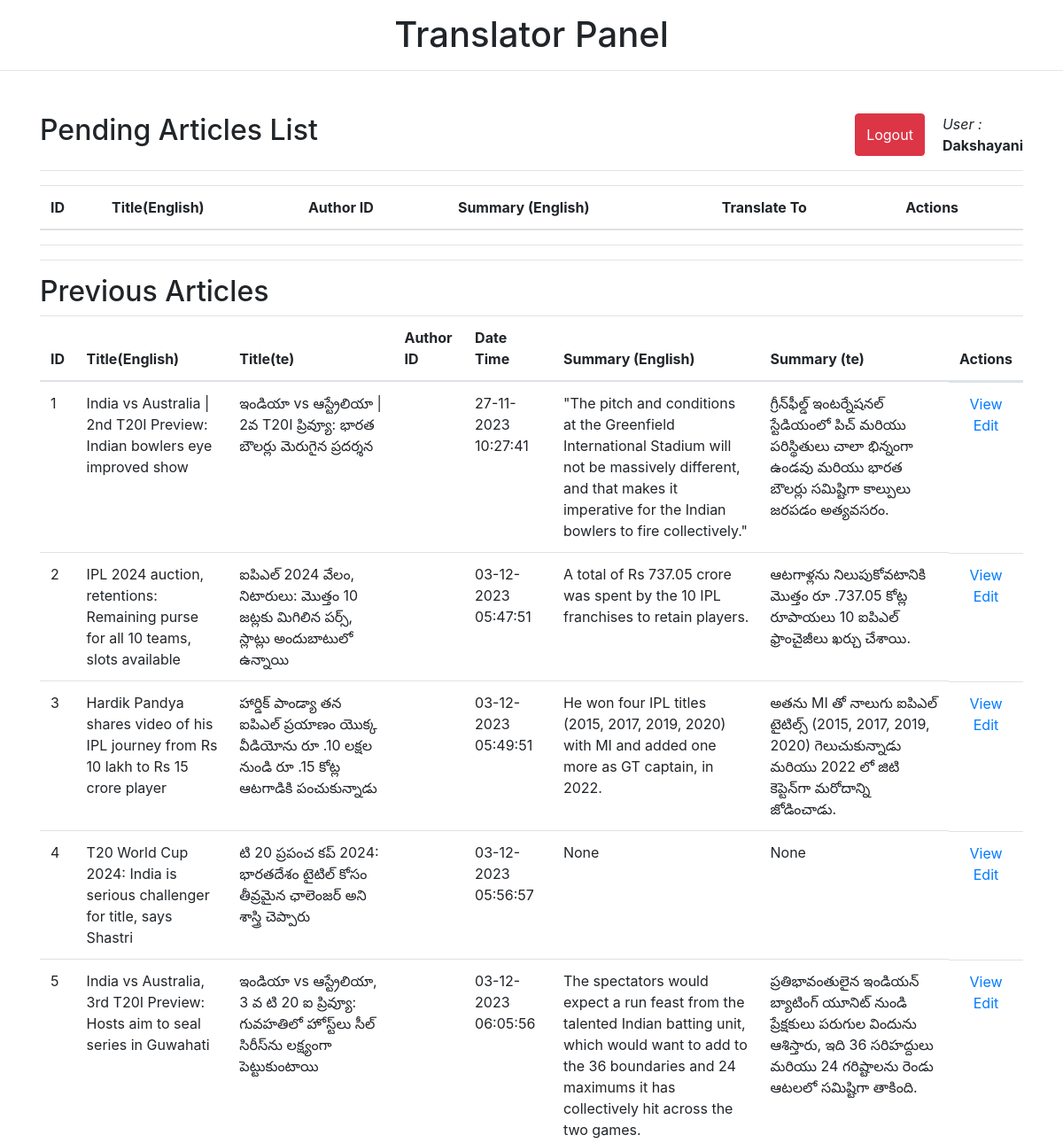
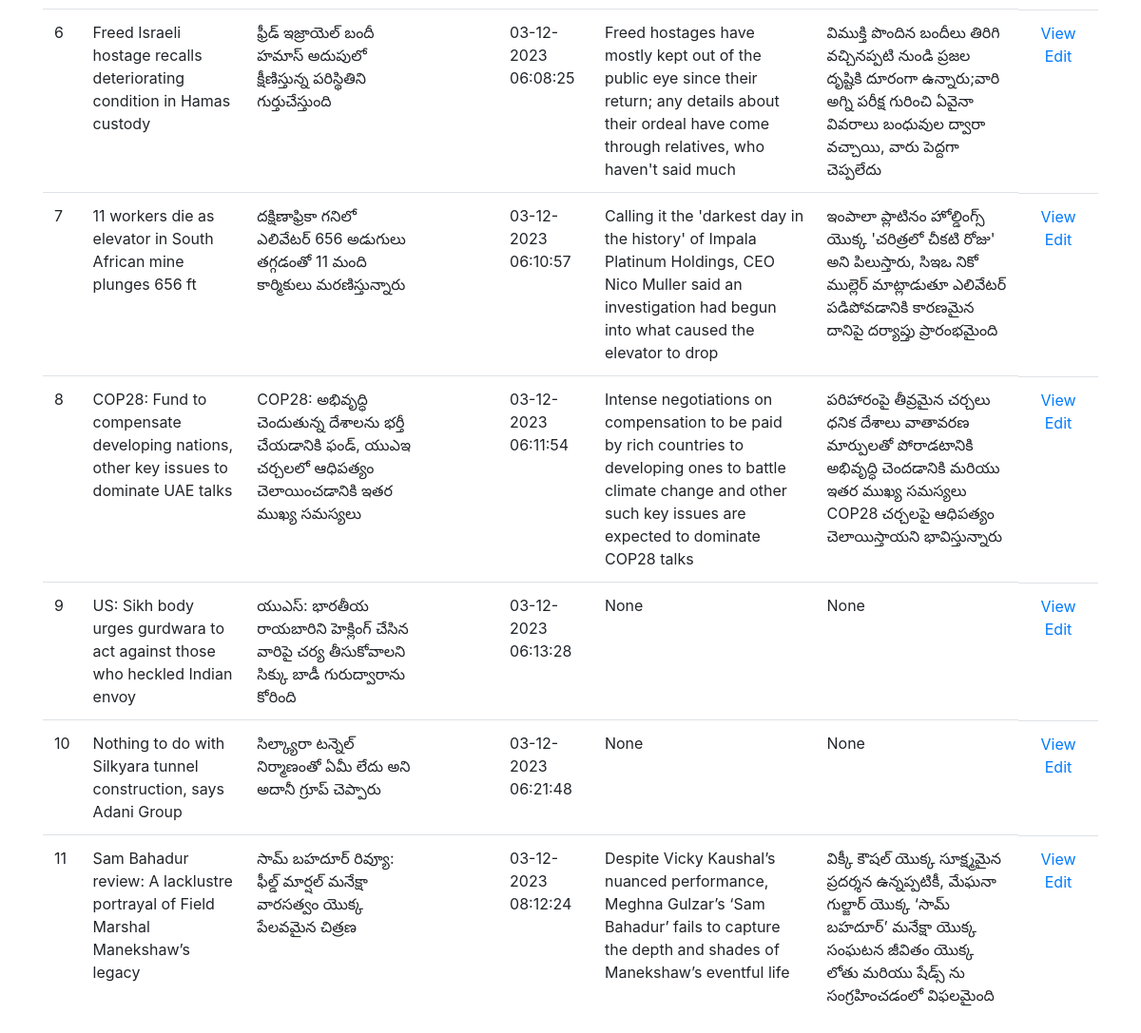
/admin (signed in), run on the app's committed database (2 pictures, top to bottom).
### app.py (models this page shows)
class Article(db.Model):
    article_id = db.Column(db.Integer, primary_key=True, autoincrement=True)
    title_en = db.Column(db.String(1200))
    title_hi = db.Column(db.String(1200))
    title_ta = db.Column(db.String(1200))
    title_te = db.Column(db.String(1200))
    author_id = db.Column(db.Integer, db.ForeignKey('author.author_id'))
    date_time = db.Column(db.DateTime, default=datetime.utcnow)
    summary_en = db.Column(db.Text)
    summary_hi = db.Column(db.Text)
    summary_ta = db.Column(db.Text)
    summary_te = db.Column(db.Text)
    main_img_url = db.Column(db.Text)
    content_en = db.Column(db.Text)
    content_te = db.Column(db.Text)
    content_ta = db.Column(db.Text)
    content_hi = db.Column(db.Text)
    translator_te_userid = db.Column(db.Integer, db.ForeignKey('user.id'))
    translator_hi_userid = db.Column(db.Integer, db.ForeignKey('user.id'))
    translator_ta_userid = db.Column(db.Integer, db.ForeignKey('user.id'))
    translator_te_user = db.relationship('User', foreign_keys=[translator_te_userid])
    translator_hi_user = db.relationship('User', foreign_keys=[translator_hi_userid])
    translator_ta_user = db.relationship('User', foreign_keys=[translator_ta_userid])

### app.py (the view)
@app.route("/admin")
def serve_adminpanel():
    if 'user_id' in session:
        user_id = session['user_id']
        if user_id == 1001:
            articles = Article.query.with_entities(Article.article_id, Article.title_en, Article.author_id, Article.date_time, Article.main_img_url, Article.summary_en).all()
            return render_template('admin_panel.html', title="Admin Panel", articles=articles, user=session['username'])
        else:
            match user_id:
                case 1002:
                    language = 'ta'
                case 1003:
                    language = 'te'
                case 1004:
                    language = 'hi'
                case _:
                    language = 'en'
            userid_column = getattr(Article, f"translator_{language}_userid")
            title_column = getattr(Article, f"title_{language}")
            summary_column = getattr(Article, f"summary_{language}")
            content_column = getattr(Article, f"content_{language}")
            articles = Article.query.with_entities(Article.article_id, Article.title_en, Article.date_time, Article.summary_en,title_column, summary_column, content_column).filter(userid_column == user_id).all()
            return render_template('translator_panel.html', articles=articles, user=session['username'], language=language)
    else:
        return redirect(url_for('login'))

### templates/translator_panel.html (shortened to what this page needs)
<!DOCTYPE html>
<html lang="en">
<head>
    <link rel="stylesheet" href="https://cdn.jsdelivr.net/npm/bootstrap@4.1.3/dist/css/bootstrap.min.css"></head>
<body>
    <h1 id="panel-name">Translator Panel</h1>
    <hr>
    <div class="container mt-5">
        <div id="heading-cont">
            <div id="heading-left-cont">
                <h2 class="">Pending Articles List</h2>
            </div>
            <div id="heading-right-cont">
                <button id="logout_btn" onclick="location.href='/admin/logout'" type="button" class="btn btn-danger">Logout</button>
                <div id="user-details-wrapper">
                    <div><em>User : </em></div>
                    <div><strong>{{user}}</strong></div>
                </div>
            </div>
        </div>
        <hr>
        <table class="table table-hover" id="pending-table">
            <thead>
                <tr>
                    <th scope="col">ID</th>
                    <th scope="col">Title(English)</th>
                    <th scope="col">Author ID</th>
                    <th scope="col">Summary (English)</th>
                    <th scope="col">Translate To</th>
                    <th scope="col">Actions</th>
                </tr>
            </thead>
        </table>
        <hr>
        <hr>
        <h2 class="">Previous Articles</h2>
        <table class="table table-hover" id="already-done-table">
            <thead>
                <tr>
                    <th scope="col">ID</th>
                    <th scope="col">Title(English)</th>
                    <th scope="col">Title({{language}})</th>
                    <th scope="col">Author ID</th>
                    <th scope="col">Date Time</th>
                    <th scope="col">Summary (English)</th>
                    <th scope="col">Summary ({{language}})</th>
                    <th scope="col">Actions</th>
                </tr>
            </thead>
            <tbody>
                {% for article in articles %}
                <tr>
                    <td scope="row">{{ article.article_id }}</td>
                    <td>{{ article.title_en }}</td>
                    <td>{{ article['title_'+language] }}</td>
                    <td>{{ article.author_id }}</td>
                    <td>{{ article.date_time.strftime('%d-%m-%Y %H:%M:%S') }}</td>
                    <td>{{ article.summary_en }}</td>
                    <td>{{ article['summary_'+language] }}</td>
                    <td class="actions-col">
                        <a id="view_btn" href='/{{language}}/article/{{ article.article_id }}'  class="link-primary">View</a>
                        <a id="edit_btn" href='/admin/{{ article.article_id }}/translate/{{language}}'  class="link-primary">Edit</a>
                    </td>
                </tr>
                {% endfor %}
            </tbody>
        </table>
    </div>
</body>
</html>

### templates/translator_panel.html (style rules this page uses)
#panel-name { margin-top: 15px; text-align: center; }
#heading-cont { display: flex; justify-content: space-between; gap: 20px; margin-bottom: 15px; }
#heading-right-cont { display: flex; gap: 20px; }
#heading-left-cont { flex-grow: 1; display: flex; justify-content: space-between; }
#user-details-wrapper { display: flex; flex-direction: column; }
.actions-col { text-align: center; display: flex; flex-direction: column; }

### data on the page
Article: article_id "1", title_en "India vs Australia | 2nd T20I Preview: Indian bowlers eye improved show", title_te "ఇండియా vs ఆస్ట్రేలియా | 2వ T20I ప్రివ్యూ: భారత బౌలర్లు మెరుగైన ప్రదర్శన", date_time "27-11-2023 10:27:41", summary_en "\"The pitch and conditions at the Greenfield International Stadium will not be massively different, and that makes it imperative for the Indian bowlers to fire collectively.\"", summary_te "గ్రీన్‌ఫీల్డ్ ఇంటర్నేషనల్ స్టేడియంలో పిచ్ మరియు పరిస్థితులు చాలా భిన్నంగా ఉండవు మరియు భారత బౌలర్లు సమిష్టిగా కాల్పులు జరపడం అత్యవసరం."
Article: article_id "2", title_en "IPL 2024 auction, retentions: Remaining purse for all 10 teams, slots available", title_te "ఐపిఎల్ 2024 వేలం, నిటారులు: మొత్తం 10 జట్లకు మిగిలిన పర్స్, స్లాట్లు అందుబాటులో ఉన్నాయి", date_time "03-12-2023 05:47:51", summary_en "A total of Rs 737.05 crore was spent by the 10 IPL franchises to retain players.", summary_te "ఆటగాళ్లను నిలుపుకోవటానికి మొత్తం రూ .737.05 కోట్ల రూపాయలు 10 ఐపిఎల్ ఫ్రాంచైజీలు ఖర్చు చేశాయి."
Article: article_id "3", title_en "Hardik Pandya shares video of his IPL journey from Rs 10 lakh to Rs 15 crore player", title_te "హార్డిక్ పాండ్యా తన ఐపిఎల్ ప్రయాణం యొక్క వీడియోను రూ .10 లక్షల నుండి రూ .15 కోట్ల ఆటగాడికి పంచుకున్నాడు", date_time "03-12-2023 05:49:51", summary_en "He won four IPL titles (2015, 2017, 2019, 2020) with MI and added one more as GT captain, in 2022.", summary_te "అతను MI తో నాలుగు ఐపిఎల్ టైటిల్స్ (2015, 2017, 2019, 2020) గెలుచుకున్నాడు మరియు 2022 లో జిటి కెప్టెన్‌గా మరోదాన్ని జోడించాడు."
Article: article_id "4", title_en "T20 World Cup 2024: India is serious challenger for title, says Shastri", title_te "టి 20 ప్రపంచ కప్ 2024: భారతదేశం టైటిల్ కోసం తీవ్రమైన ఛాలెంజర్ అని శాస్త్రి చెప్పారు", date_time "03-12-2023 05:56:57", summary_en "None", article "None"
Article: article_id "5", title_en "India vs Australia, 3rd T20I Preview: Hosts aim to seal series in Guwahati", title_te "ఇండియా vs ఆస్ట్రేలియా, 3 వ టి 20 ఐ ప్రివ్యూ: గువహతిలో హోస్ట్‌లు సీల్ సిరీస్‌ను లక్ష్యంగా పెట్టుకుంటాయి", date_time "03-12-2023 06:05:56", summary_en "The spectators would expect a run feast from the talented Indian batting unit, which would want to add to the 36 boundaries and 24 maximums it has collectively hit across the two games.", summary_te "ప్రతిభావంతులైన ఇండియన్ బ్యాటింగ్ యూనిట్ నుండి ప్రేక్షకులు పరుగుల విందును ఆశిస్తారు, ఇది 36 సరిహద్దులు మరియు 24 గరిష్టాలను రెండు ఆటలలో సమిష్టిగా తాకింది."
Article: article_id "6", title_en "Freed Israeli hostage recalls deteriorating condition in Hamas custody", title_te "ఫ్రీడ్ ఇజ్రాయెల్ బందీ హమాస్ అదుపులో క్షీణిస్తున్న పరిస్థితిని గుర్తుచేస్తుంది", date_time "03-12-2023 06:08:25", summary_en "Freed hostages have mostly kept out of the public eye since their return; any details about their ordeal have come through relatives, who haven't said much", summary_te "విముక్తి పొందిన బందీలు తిరిగి వచ్చినప్పటి నుండి ప్రజల దృష్టికి దూరంగా ఉన్నారు;వారి అగ్ని పరీక్ష గురించి ఏవైనా వివరాలు బంధువుల ద్వారా వచ్చాయి, వారు పెద్దగా చెప్పలేదు"
Article: article_id "7", title_en "11 workers die as elevator in South African mine plunges 656 ft", title_te "దక్షిణాఫ్రికా గనిలో ఎలివేటర్ 656 అడుగులు తగ్గడంతో 11 మంది కార్మికులు మరణిస్తున్నారు", date_time "03-12-2023 06:10:57", summary_en "Calling it the 'darkest day in the history' of Impala Platinum Holdings, CEO Nico Muller said an investigation had begun into what caused the elevator to drop", summary_te "ఇంపాలా ప్లాటినం హోల్డింగ్స్ యొక్క 'చరిత్రలో చీకటి రోజు' అని పిలుస్తారు, సిఇఒ నికో ముల్లెర్ మాట్లాడుతూ ఎలివేటర్ పడిపోవడానికి కారణమైన దానిపై దర్యాప్తు ప్రారంభమైంది"
Article: article_id "8", title_en "COP28: Fund to compensate developing nations, other key issues to dominate UAE talks", title_te "COP28: అభివృద్ధి చెందుతున్న దేశాలను భర్తీ చేయడానికి ఫండ్, యుఎఇ చర్చలలో ఆధిపత్యం చెలాయించడానికి ఇతర ముఖ్య సమస్యలు", date_time "03-12-2023 06:11:54", summary_en "Intense negotiations on compensation to be paid by rich countries to developing ones to battle climate change and other such key issues are expected to dominate COP28 talks", summary_te "పరిహారంపై తీవ్రమైన చర్చలు ధనిక దేశాలు వాతావరణ మార్పులతో పోరాడటానికి అభివృద్ధి చెందడానికి మరియు ఇతర ముఖ్య సమస్యలు COP28 చర్చలపై ఆధిపత్యం చెలాయిస్తాయని భావిస్తున్నారు"
Article: article_id "9", title_en "US: Sikh body urges gurdwara to act against those who heckled Indian envoy", title_te "యుఎస్: భారతీయ రాయబారిని హెక్లింగ్ చేసిన వారిపై చర్య తీసుకోవాలని సిక్కు బాడీ గురుద్వారాను కోరింది", date_time "03-12-2023 06:13:28", summary_en "None", article "None"
Article: article_id "10", title_en "Nothing to do with Silkyara tunnel construction, says Adani Group", title_te "సిల్క్యారా టన్నెల్ నిర్మాణంతో ఏమీ లేదు అని అదానీ గ్రూప్ చెప్పారు", date_time "03-12-2023 06:21:48", summary_en "None", article "None"
Article: article_id "11", title_en "Sam Bahadur review: A lacklustre portrayal of Field Marshal Manekshaw’s legacy", title_te "సామ్ బహదూర్ రివ్యూ: ఫీల్డ్ మార్షల్ మనేక్షా వారసత్వం యొక్క పేలవమైన చిత్రణ", date_time "03-12-2023 08:12:24", summary_en "Despite Vicky Kaushal’s nuanced performance, Meghna Gulzar’s ‘Sam Bahadur’ fails to capture the depth and shades of Manekshaw’s eventful life", summary_te "విక్కీ కౌషల్ యొక్క సూక్ష్మమైన ప్రదర్శన ఉన్నప్పటికీ, మేఘనా గుల్జార్ యొక్క ‘సామ్ బహదూర్’ మనేక్షా యొక్క సంఘటన జీవితం యొక్క లోతు మరియు షేడ్స్ ను సంగ్రహించడంలో విఫలమైంది"

### other printed values
{{ user }} "Dakshayani"
{{ language }} "te"
